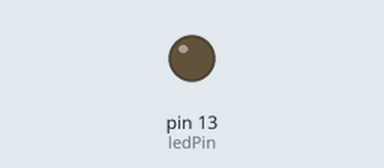
Recording of a sketch running on a simulated Arduino Uno, built with avr-gcc and run on an emulated ATmega328P. On the bench: output pins drawn as LEDs (lit = HIGH).

Above: at 1.5 s.
At 4.5 s:
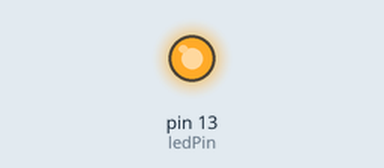
Timing chart, 0 to 7.8 s (numbered marks = the images above):
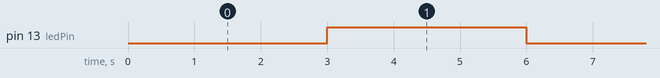

Measured:
- by itself, pin 13 (ledPin): alternates HIGH for 3.0 s and LOW for 3.0 s

The sketch:

timer-non-blocking.ino
```cpp
/*
  Timer

  non-blocking

 */


int myInterval=3000;  // 1000 = wait 1 second
unsigned long myOldTme=0;
const int ledPin = LED_BUILTIN; // set ledPin to on-board LED


void setup() {
  pinMode(ledPin, OUTPUT);

}


void loop() {
  unsigned long myNewTime = millis();
  if ((unsigned long)(myNewTime - myOldTme) >= myInterval) {
    myOldTme = myNewTime;
    digitalWrite(ledPin, !digitalRead(ledPin)); // Toggle the LED on Pin 13 most boards

   }
}
```
